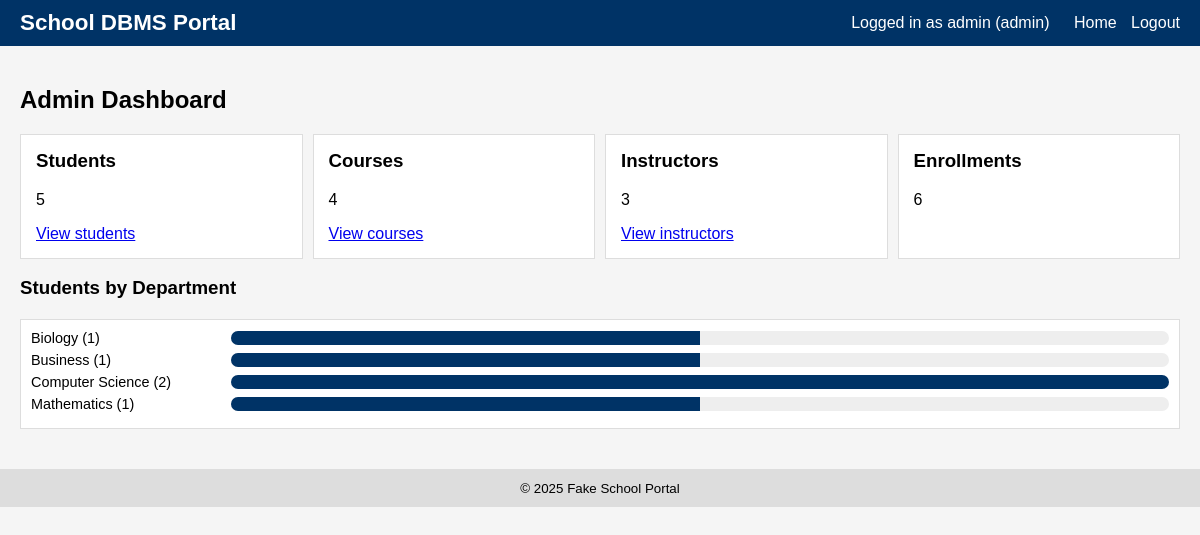
/admin/dashboard (signed in), run on the app's committed database.
### tables this page shows
CREATE TABLE Department (
    department_id INTEGER PRIMARY KEY AUTOINCREMENT,
    department_name TEXT NOT NULL UNIQUE
);

### app.py (the view)
@app.route("/admin/dashboard")
@login_required(role="admin")
def admin_dashboard():
    db = get_db()
    student_count = db.execute("SELECT COUNT(*) AS c FROM Student").fetchone()["c"]
    course_count = db.execute("SELECT COUNT(*) AS c FROM Course").fetchone()["c"]
    instructor_count = db.execute("SELECT COUNT(*) AS c FROM Employee").fetchone()["c"]
    enrollment_count = db.execute("SELECT COUNT(*) AS c FROM Enrollment").fetchone()["c"]
    dept_stats = db.execute(
        """
        SELECT d.department_name,
               COUNT(s.student_id) AS student_count
        FROM Department d
        LEFT JOIN Student s ON s.major = d.department_name
        GROUP BY d.department_id
        ORDER BY d.department_name
        """
    ).fetchall()
    max_students = max([row["student_count"] for row in dept_stats] or [1])
    return render_template(
        "admin_dashboard.html",
        student_count=student_count,
        course_count=course_count,
        instructor_count=instructor_count,
        enrollment_count=enrollment_count,
        dept_stats=dept_stats,
        max_students=max_students,
    )

### app.py (called while the page is built)
def get_db():
    if "db" not in g:
        g.db = sqlite3.connect(DATABASE)
        g.db.row_factory = sqlite3.Row
    return g.db

def login_required(role=None):
    def decorator(view):
        @wraps(view)
        def wrapped_view(**kwargs):
            if "user_id" not in session:
                return redirect(url_for("login"))
            if role and session.get("role") != role:
                flash("Unauthorized access.")
                return redirect(url_for("home"))
            return view(**kwargs)
        return wrapped_view
    return decorator

### templates/admin_dashboard.html
{% extends "base.html" %}
{% block content %}
<h2>Admin Dashboard</h2>
<div class="cards">
    <div class="card">
        <h3>Students</h3>
        <p>{{ student_count }}</p>
        <a href="{{ url_for('admin_students') }}">View students</a>
    </div>
    <div class="card">
        <h3>Courses</h3>
        <p>{{ course_count }}</p>
        <a href="{{ url_for('admin_courses') }}">View courses</a>
    </div>
    <div class="card">
        <h3>Instructors</h3>
        <p>{{ instructor_count }}</p>
        <a href="{{ url_for('admin_instructors') }}">View instructors</a>
    </div>
    <div class="card">
        <h3>Enrollments</h3>
        <p>{{ enrollment_count }}</p>
    </div>
</div>
<h3>Students by Department</h3>
<div class="bar-chart">
    {% for row in dept_stats %}
    {% set width =  (row.student_count / max_students * 100) if max_students else 0 %}
    <div class="bar-row">
        <span class="bar-label">{{ row.department_name }} ({{ row.student_count }})</span>
        <div class="bar">
            <div class="bar-fill" style="width: {{ width }}%;"></div>
        </div>
    </div>
    {% endfor %}
</div>
{% endblock %}

### static/style.css (style rules this page uses)
body { font-family: Arial, sans-serif; margin: 0; background: #f5f5f5; }
.cards { display: flex; gap: 10px; flex-wrap: wrap; }
.card { background: white; padding: 15px; border: 1px solid #ddd; flex: 1 0 180px; }
.card h3 { margin-top: 0; }
.bar-chart { margin-top: 20px; background: #fff; padding: 10px; border: 1px solid #ddd; }
.bar-row { display: flex; align-items: center; margin-bottom: 6px; }
.bar-label { width: 200px; font-size: 0.9rem; }
.bar { flex: 1; background: #eee; height: 14px; border-radius: 7px; overflow: hidden; }
.bar-fill { height: 100%; background: #003366; }

### data on the page
Department: department_name "Biology", student_count "1", {{ width }} 50.0 (drawn)
Department: department_name "Business", student_count "1", {{ width }} 50.0 (drawn)
Department: department_name "Computer Science", student_count "2", {{ width }} 100.0 (drawn)
Department: department_name "Mathematics", student_count "1", {{ width }} 50.0 (drawn)

### other printed values
{{ session.get('username') }} "admin"
{{ session.get('role') }} "admin"
{{ student_count }} "5"
{{ course_count }} "4"
{{ instructor_count }} "3"
{{ enrollment_count }} "6"
